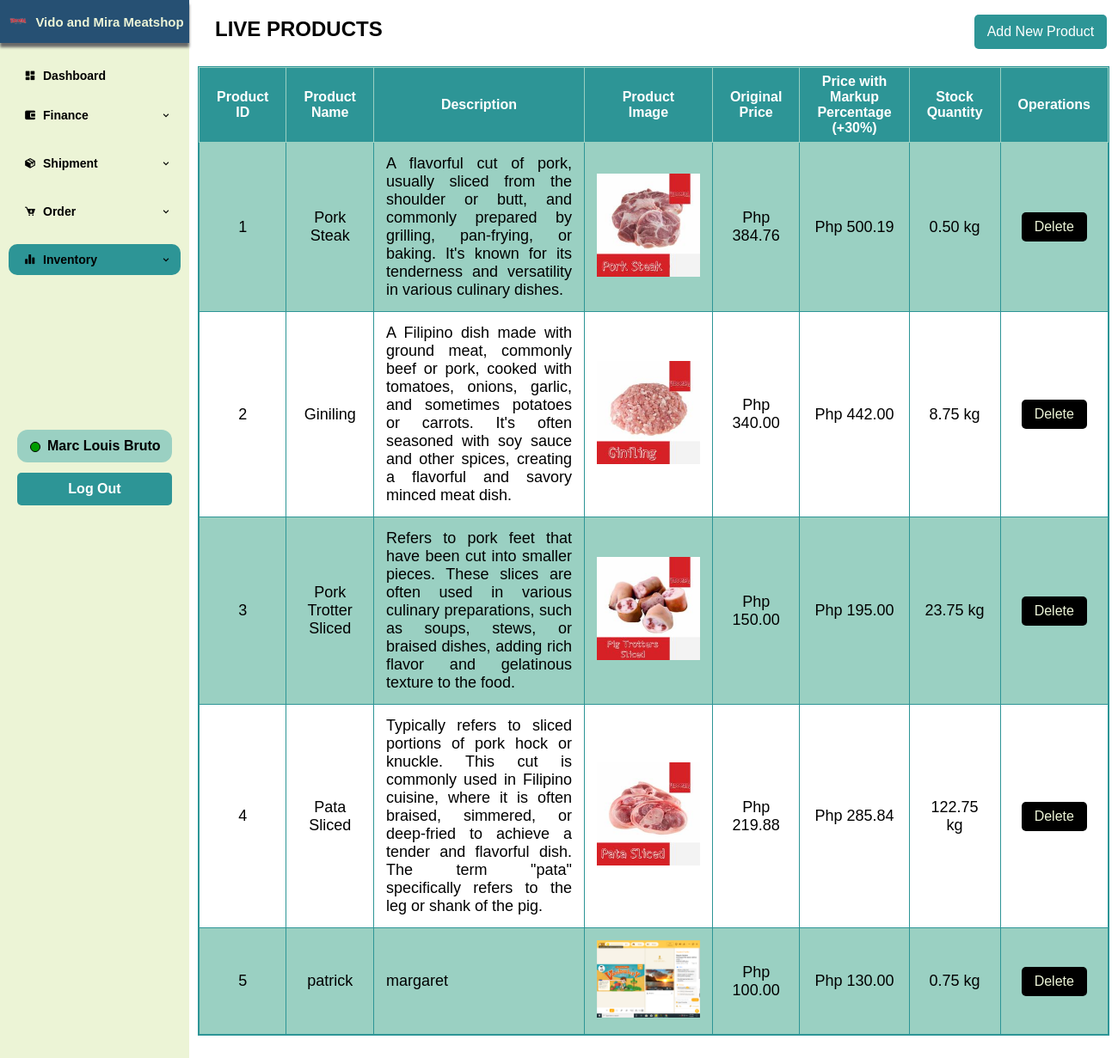
Screenshot of /Main_Dashboard/Inventory/inventory-live.php (signed in) with the database file from the repository.
### tables this page shows
CREATE TABLE `tbl_customer` (
  `customerID` int(11) NOT NULL,
  `userID` int(11) NOT NULL,
  `fullName` varchar(255) NOT NULL,
  `mobileNum` varchar(11) NOT NULL,
  `address` varchar(255) NOT NULL
);

CREATE TABLE `tbl_products` (
  `productID` int(11) NOT NULL,
  `productName` varchar(255) NOT NULL,
  `description` varchar(1000) NOT NULL,
  `productImage` varchar(255) NOT NULL,
  `price` decimal(11,2) NOT NULL,
  `stockQuantity` decimal(11,2) NOT NULL
);

### Main_Dashboard/Inventory/inventory-live.php (the view, shortened to what this page needs)
<!DOCTYPE html>
<html lang="en">
<head>
    <link rel="stylesheet" href="../boardd.css">
    <link href='https://unpkg.com/boxicons@2.1.4/css/boxicons.min.css' rel='stylesheet'>
    <link rel="stylesheet" href="https://cdn.jsdelivr.net/npm/sweetalert2@10/dist/sweetalert2.min.css">
</head>
<body>
    <section id="leftbar">
        <a href="#" class="logo"><img src="../../LogIn_SignUp_Admin/Images/mira.png"></i>Vido and Mira Meatshop</a>
        <ul class="side-menu">
            <li class=""><a href="../Dashboard/dashboard.php" ><i class='bx bxs-dashboard icon'></i>Dashboard</i></a></li>
            <li class="each">
                <a href="finance.php"><i class='bx bxs-wallet-alt icon'></i>Finance<i class='bx bx-chevron-down down'></i><i class='bx bx-chevron-up up' ></i></a>
            </li>
            <li class="each">
                <a href="shipment.php"><i class='bx bxs-package icon'></i>Shipment<i class='bx bx-chevron-down down'></i><i class='bx bx-chevron-up up' ></i></a>
            </li>
            <li class="each">
                <a href="order.php"><i class='bx bxs-cart-download icon'></i>Order<i class='bx bx-chevron-down down'></i><i class='bx bx-chevron-up up' ></i></a>
            </li>
            <li class="each">
                <a href="inventory.php" class='current'><i class='bx bxs-bar-chart-alt-2 icon'></i>Inventory<i class='bx bx-chevron-down down'></i><i class='bx bx-chevron-up up' ></i></a>
            </li>
        </ul>
    </section>
    <?php
                include '../../connect.php';
                $adminID = $_SESSION['adminID'];
            $admin = "SELECT fullName FROM tbl_customer WHERE userID = $adminID";
            $result = mysqli_query($conn,$admin);
            $row = mysqli_fetch_assoc($result);
        ?>
        <div id="admin">
            <div class="admin-details">
                <div id="online"></div>
                <p id="admin-name">
                    <?php echo $row['fullName']; ?>
                </p>
            </div>
            <div class="logout">
                <button type="submit" onclick="confirmLogout(<?php echo $adminID; ?>)">Log Out</button>
            </div>
        </div>
            <?php include 'addnewproduct.php'; ?>
    <div id="title-live">
        <h2>LIVE PRODUCTS</h2>
    </div>
    <div id="add-product-button">
        <button onclick="openPopup()">Add New Product</button>
    </div>
    <div class="inventory-content">
        <table border="1" style="text-align: center;">
            <tr>
                <th >Product ID</th>
                <th >Product Name</th>
                <th style="width: 300px;">Description</th>
                <th>Product Image</th>
                <th>Original Price</th>
                <th>Price with Markup Percentage (+30%)</th>
                <th >Stock Quantity</th>
                <th>Operations</th>
            </tr>
            <?php
                $query = "SELECT tbl_products.*, tbl_expenses.unitPrice FROM tbl_products JOIN tbl_expenses ON tbl_products.productID = tbl_expenses.productID WHERE stockQuantity > 0 GROUP BY tbl_products.productID";
                $result = mysqli_query($conn,$query);
                $productNumber = 1;
                if($result){
                    while($row = mysqli_fetch_assoc($result)){
                        $productID = $row['productID'];
                        $productName = $row['productName'];
                        $description = $row['description'];
                        $productImage = $row['productImage'];
                        $unitPrice = $row['unitPrice'];
                        $price = $row['price'];
                        $stock = $row['stockQuantity'];
                        echo "
                        <tr>
                            <td>$productNumber</td>
                            <td>$productName</td>
                            <td id='desc'>$description</td>
                            <td><img src='$productImage'></td>
                            <td ><span >Php</span> $unitPrice</td>
                            <td ><span >Php</span> $price</td>
                            <td>$stock kg</td>
                            <td>
                                <button onclick='confirmDelete(".$productID.")'>Delete</button>
                            </td>
                        </tr>
                        ";
                        $productNumber++;
                    }
                }
            ?>
        </table>
    </div>
</body>
</html>

### Main_Dashboard/boardd.css (style rules this page uses)
:root { --color1: #ECF4D6; --color2: #9AD0C2; --color3: #2D9596; --color4: #265073; --color5: #000000; }
a { text-decoration: none; color: #000000; }
li { list-style: none; }
* { padding: 0; margin: 0; box-sizing: border-box; font-family: 'Gill Sans', 'Gill Sans MT', Calibri, 'Trebuchet MS', sans-serif; }
body { background-color: ghostwhite; }
#leftbar { position: fixed; top: 0; left: 0; width: 220px; height: 100%; background-color: var(--color1); overflow-y: auto; scrollbar-width: none; }
#leftbar img { margin: 0px 5px 0px 0px; width: 30px; }
#leftbar .logo { background-color: var(--color4); display: flex; position: fixed; align-items: center; justify-content: center; width: 220px; height: 50px; font-size: 15px; font-weight: bolder; color: var(--color1); box-shadow: 0px 5px 3px #696969; }
#leftbar .icon { min-width: 30px; display: flex; align-items: center; justify-content: center; }
#leftbar .side-menu .each .down { margin-left: auto; display: flex; }
#leftbar .side-menu { margin-top: 50px; padding: 10px; }
#leftbar .side-menu a { display: flex; margin: 10px 0; padding: 10px 10px; align-items: center; transition: all .3s ease; border-radius: 10px; }
#leftbar .side-menu>li>a { font-size: 14px; font-weight: bold; }
#leftbar .side-menu .current { background-color: var(--color3); }
#title-live { padding-top: 20px; margin-left: 250px; display: inline-block; }
.inventory-content { position: relative; width: 1060px; margin: 20px 0 40px; margin-left: 230px; border: 1px solid var(--color3); }
.inventory-content table { width: 100%; border-collapse: collapse; border: 1px solid var(--color3); border-radius: 12px; font-family: 'Gill Sans', 'Gill Sans MT', Calibri, 'Trebuchet MS', sans-serif; }
.inventory-content td { font-size: 18px; }
.inventory-content th, .inventory-content td { padding: 14px; text-align: center; }
.inventory-content th { background-color: var(--color3); color: rgb(255, 255, 255); font-size: 16px; padding: 7px 20px; border: 1px solid var(--color2); }
.inventory-content tr:nth-child(even) { background-color: var(--color2); }
.inventory-content img { max-width: 120px; max-height: 12 0px; }
.inventory-content button { background-color: var(--color5); color: var(--color1); padding: 8px 15px; border: none; border-radius: 5px; cursor: pointer; }
#desc { text-align: justify; }
#add-product-button button { background-color: var(--color3); color: white; padding: 8px 15px; border: none; border-radius: 5px; cursor: pointer; height: 40px; font-size: 16px; transition: background-color 0.3s ease, color 0.3s ease; }
#add-product-button { display: inline-block; margin-left: 684px; }
button { background-color: var(--color3); color: white; padding: 10px 15px; border: none; border-radius: 5px; cursor: pointer; font-size: 16px; transition: background-color 0.3s ease, color 0.3s ease; }
.logout button { width: 180px; margin-left: 20px; margin-top: 200px; font-weight: bold; position: fixed; }
.admin-details { margin-top: 150px; position: fixed; left: 5px; }
#admin { position: fixed; z-index: 1; top: 350px; }
#admin-name { width: 180px; margin-left: 15px; padding: 10px 0px; border-radius: 12px; background-color: var(--color2); font-weight: bold; padding-left: 35px; }
#online { border: 1px solid black; background-color: rgb(0, 157, 0); width: 12px; position: absolute; top: 14px; left: 30px; height: 12px; border-radius: 20px; }
* { margin: 0; padding: 0; box-sizing: border-box; }
body { background-color: rgb(255, 255, 255); font-family: Cambria, Cochin, Georgia, Times, 'Times New Roman', serif; }

### rows the page displays
tbl_customer: fullName "Marc Louis Bruto"
tbl_products: productName "Pork Steak", description "A flavorful cut of pork, usually sliced from the shoulder or butt, and commonly prepared by grilling, pan-frying, or baking. It's known for its tenderness and versatility in various culinary dishes.", productImage (picture), unitPrice "384.76", price "500.19", stockQuantity "0.50"
tbl_products: productName "Giniling", description "A Filipino dish made with ground meat, commonly beef or pork, cooked with tomatoes, onions, garlic, and sometimes potatoes or carrots. It's often seasoned with soy sauce and other spices, creating a flavorful and savory minced meat dish.", productImage (picture), unitPrice "340.00", price "442.00", stockQuantity "8.75"
tbl_products: productName "Pork Trotter Sliced", description "Refers to pork feet that have been cut into smaller pieces. These slices are often used in various culinary preparations, such as soups, stews, or braised dishes, adding rich flavor and gelatinous texture to the food.", productImage (picture), unitPrice "150.00", price "195.00", stockQuantity "23.75"
tbl_products: productName "Pata Sliced", description "Typically refers to sliced portions of pork hock or knuckle. This cut is commonly used in Filipino cuisine, where it is often braised, simmered, or deep-fried to achieve a tender and flavorful dish. The term \"pata\" specifically refers to the leg or shank of the pig.", productImage (picture), unitPrice "219.88", price "285.84", stockQuantity "122.75"
tbl_products: productName "patrick", description "margaret", productImage (picture), unitPrice "100.00", price "130.00", stockQuantity "0.75"
